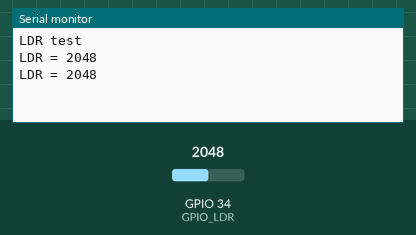
Recording of a sketch running on a simulated ESP32. Shown: the last lines printed to the serial monitor. The inputs (shaded band) are chosen by the test bench; at power-on: GPIO 34 (GPIO_LDR) = 2048.

Above: at 3.2 s.
3.3 s: GPIO 34 (GPIO_LDR) set to 2866
At 4.6 s:
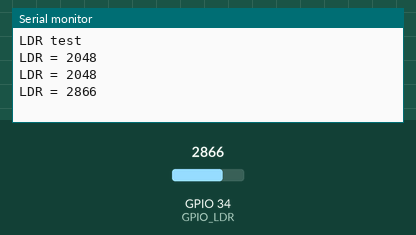
4.8 s: GPIO 34 (GPIO_LDR) set to 3603
At 5.8 s:
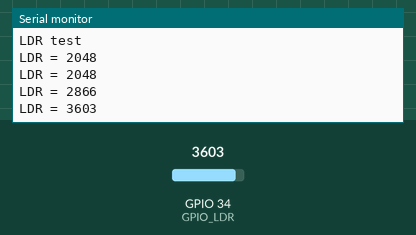
Timing chart, 0 to 7.8 s (numbered marks = the images above; inputs shaded):
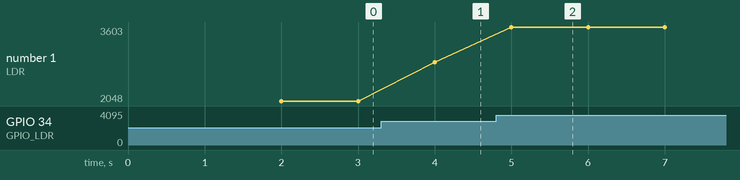

Measured:
- after the input at 3.3 s, the serial monitor: prints a new line after 0.70 s (image 1)
- after the input at 4.8 s, the serial monitor: prints a new line after 0.20 s (image 2)
- plotted number 1: 2048 → 2866 after the input at 3.3 s, 2866 → 3603 after the input at 4.8 s

The sketch:

LDR.ino
```cpp
//----------------------------------------------------------------------
// LDR test
// --------
// The LDR is on pin 34, ADC1 CH6
// The LDR is very sensitive and will read 0 in even dim conditions. In
// complete darkness it reads about 1200.
// So it isn't very useful.
//----------------------------------------------------------------------
#define GPIO_LDR 34

void setup() {
  Serial.begin(115200);
  delay(2000);
  Serial.println("LDR test");
  analogSetAttenuation(ADC_0db);
}

void loop() {
  uint16_t ldr = analogRead(GPIO_LDR);
  Serial.printf("LDR = %d\n", (int) ldr);
  delay(1000);
}
```
